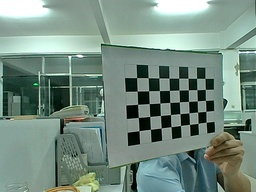
#> input picture SaveImage/left/left_0.jpg, 256 x 192 px, shrunk from 640 x 480 before the run, found by its file name; its folder holds 4 pictures in this run
$ python SGBM_demo.py
#> lines starting #> are read from the running program, lines starting #| are printed output that depends on the picture; pictures that were not available may be replaced by others from this repository, and a replacement may not be noted
# / -*-codeing = utf-8  -*-
# TIME : 2022/9/22 13:52
# File : main
# 计算视差图
import cv2 as cv
import numpy as np
import os


# 选取左右文件夹里的第一张照片来测试
def get_pic(train_dir2, train_dir3):
#> called with train_dir2 = '.\\SaveImage\\left', train_dir3 = '.\\SaveImage\\right'
    pic_file2 = os.listdir(train_dir2)
    pic_data2 = cv.imread(os.path.join(train_dir2, pic_file2[0]))
#> pic_data2 is the input picture: shape (192, 256, 3); mean B, G, R 129.2, 140.7, 118.4
    pic_file3 = os.listdir(train_dir3)
    pic_data3 = cv.imread(os.path.join(train_dir3, pic_file3[0]))

    return pic_data2, pic_data3


left_dir2 = r'.\SaveImage\left'
right_dir3 = r'.\SaveImage\right'


def get_f_r(pos, arr):
    l = r = pos
    for i in range(pos, 1, -1):
        if arr[i] > 0:
            l = i
            break
    for i in range(pos, len(arr) - 1):
        if arr[i] > 0:
            r = i
            break

    return l, r


if __name__ == '__main__':

    dst, dst2 = get_pic(left_dir2, right_dir3)
    # 转换为灰度图后计算视差图
    imgL = cv.cvtColor(dst, cv.COLOR_BGR2GRAY)
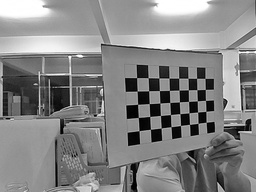
#> imgL: shape (192, 256); min 1, max 255, mean 132.7
    imgR = cv.cvtColor(dst2, cv.COLOR_BGR2GRAY)
    window_size = 9
    min_disp = 0
    num_disp = 112 - min_disp
    # 双目立体匹配算法SGBM（立体匹配）一般修改numDisparities、blockSize、uniquenessRatio这三个参数，其他参数可以按照默认的
    stereo = cv.StereoSGBM_create(minDisparity=min_disp,
                                  numDisparities=num_disp,
                                  blockSize=81,
                                  P1=8 * 3 * window_size ** 2,
                                  P2=32 * 3 * window_size ** 2,
                                  disp12MaxDiff=1,
                                  uniquenessRatio=10,
                                  speckleWindowSize=100,
                                  speckleRange=32
                                  )
    print("stereo:", stereo)
    disp = stereo.compute(imgL, imgR).astype(np.float32) / 16.0
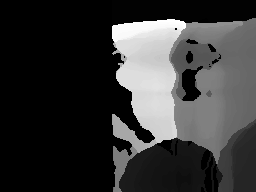
#> disp: shape (192, 256) float32; min -1, max 111, mean 22.7; drawn with min black and max white
    print("disp:", disp)
#> (printed output is left out)
    new_disp = (disp - min_disp) / num_disp
    print(new_disp.shape[0])  # 图像的高480
#| 192
    print(new_disp.shape[1])  # 图像的宽640
#| 256
    count = 0
    for j in range(new_disp.shape[0]):
        if new_disp[0, j] > 0:
            # 确定是第几行是 > 0的数值
            count = j
            break
    # 按照new_disp的数组宽高创建一个全0的数组，空白图像
    new_disp_pp = np.zeros_like(new_disp)
    # 遍历所有像素点
    for i in range(new_disp.shape[0]):
        for j in range(count, new_disp.shape[1] - 1):
            if new_disp[i, j] <= 0:
                left, right = get_f_r(j, new_disp[i])
                # up, down  = get_f_r(i, new_disp[:, j])
                new_disp_pp[i, j] = (new_disp[i, left - 1] + new_disp[i, right + 1]) / 2
            else:
                new_disp_pp[i, j] = new_disp[i, j]
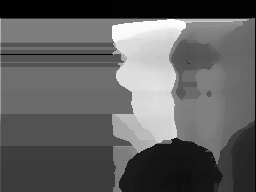
#> new_disp_pp: shape (192, 256) float32; min -0.00893, max 0.991, mean 0.37; drawn with min black and max white
    new_disp_pp = cv.medianBlur(new_disp_pp, 5)

    cv.imshow('org_img', dst)
    cv.imshow('org_disp', new_disp)
    cv.imshow("disp_pp", new_disp_pp)
    cv.waitKey()
    '''
    right_stereo = cv.StereoSGBM_create(minDisparity=-num_disp,
                                  numDisparities=num_disp,
                                  blockSize=8,
                                  P1=8 * 3 * window_size ** 2,
                                  P2=32 * 3 * window_size ** 2,
                                  disp12MaxDiff=1,
                                  uniquenessRatio=10,
                                  speckleWindowSize=100,
                                  speckleRange=32
                                  )

    right_disp1 = right_stereo.compute(imgR, imgL).astype(np.float32) / 16.0
    right_new_disp = -(right_disp1 - min_disp) / num_disp

    for i in range(375):
        for j in range(1242):
            if right_new_disp[i, j] >= 1:
                right_new_disp[i, j] = 0

    right_new_disp = cv.medianBlur(right_new_disp, 5)
    '''

    cv.waitKey()
    cv.destroyAllWindows()
